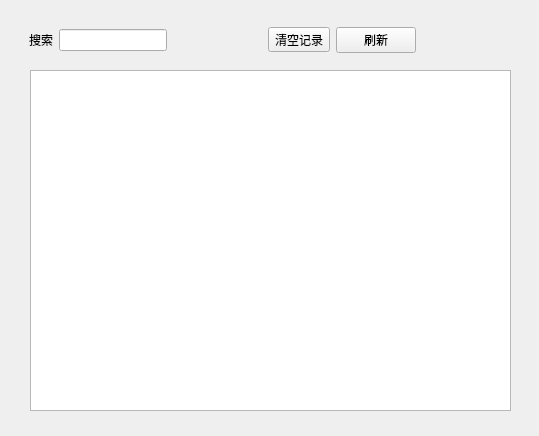
<?xml version="1.0" encoding="UTF-8"?>
<ui version="4.0">
 <class>menu3</class>
 <widget class="QWidget" name="menu3">
  <property name="geometry">
   <rect>
    <x>0</x>
    <y>0</y>
    <width>539</width>
    <height>436</height>
   </rect>
  </property>
  <property name="windowTitle">
   <string>Form</string>
  </property>
  <widget class="QTableView" name="tableView">
   <property name="geometry">
    <rect>
     <x>30</x>
     <y>70</y>
     <width>481</width>
     <height>341</height>
    </rect>
   </property>
  </widget>
  <widget class="QWidget" name="widget" native="true">
   <property name="geometry">
    <rect>
     <x>29</x>
     <y>20</y>
     <width>481</width>
     <height>41</height>
    </rect>
   </property>
   <property name="styleSheet">
    <string notr="true">
</string>
   </property>
   <layout class="QGridLayout" name="gridLayout">
    <item row="0" column="4">
     <widget class="QPushButton" name="pushButton">
      <property name="text">
       <string>刷新</string>
      </property>
     </widget>
    </item>
    <item row="0" column="1">
     <widget class="QLineEdit" name="lineEdit"/>
    </item>
    <item row="0" column="5">
     <spacer name="horizontalSpacer_2">
      <property name="orientation">
       <enum>Qt::Horizontal</enum>
      </property>
      <property name="sizeHint" stdset="0">
       <size>
        <width>40</width>
        <height>20</height>
       </size>
      </property>
     </spacer>
    </item>
    <item row="0" column="2">
     <spacer name="horizontalSpacer">
      <property name="orientation">
       <enum>Qt::Horizontal</enum>
      </property>
      <property name="sizeHint" stdset="0">
       <size>
        <width>40</width>
        <height>20</height>
       </size>
      </property>
     </spacer>
    </item>
    <item row="0" column="0">
     <widget class="QLabel" name="label">
      <property name="text">
       <string>搜索</string>
      </property>
     </widget>
    </item>
    <item row="0" column="3">
     <widget class="QToolButton" name="toolButton">
      <property name="minimumSize">
       <size>
        <width>0</width>
        <height>20</height>
       </size>
      </property>
      <property name="text">
       <string>清空记录</string>
      </property>
     </widget>
    </item>
   </layout>
  </widget>
 </widget>
 <resources/>
 <connections/>
</ui>
